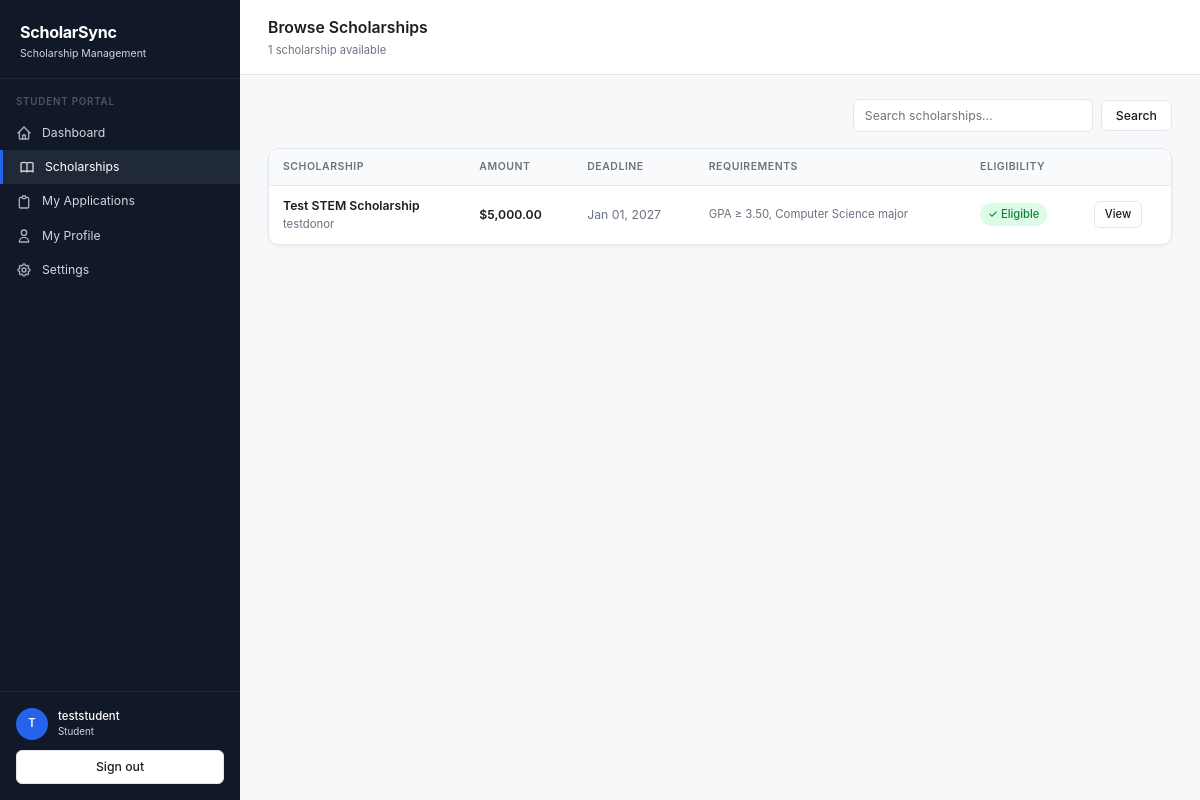
The app's page /student/scholarships (signed in) with its own data.
### app/models/user.py (models this page shows, shortened)
class User(UserMixin, db.Model):
    __tablename__ = "users"
    id = db.Column(db.Integer, primary_key=True)
    username = db.Column(db.String(64), unique=True, nullable=False, index=True)
    password_hash = db.Column(db.String(256), nullable=False)
    role = db.Column(db.String(16), nullable=False)  # student | donor | admin
    created_at = db.Column(db.DateTime, default=db.func.now())
    student_profile = db.relationship("Student", back_populates="user", uselist=False)
    donor_profile = db.relationship("Donor", back_populates="user", uselist=False)

### app/models/scholarship.py (models this page shows, shortened)
class Scholarship(db.Model):
    __tablename__ = "scholarships"
    id = db.Column(db.Integer, primary_key=True)
    donor_id = db.Column(db.Integer, db.ForeignKey("donors.id"), nullable=False)
    title = db.Column(db.String(256), nullable=False)
    description = db.Column(db.Text)
    amount = db.Column(db.Numeric(12, 2), nullable=False)
    deadline = db.Column(db.Date)
    is_active = db.Column(db.Boolean, default=True)
    slots = db.Column(db.Integer, default=1)
    category = db.Column(db.String(64))
    created_at = db.Column(db.DateTime, default=db.func.now())
    donor = db.relationship("Donor", back_populates="scholarships")
    criteria = db.relationship(
        "EligibilityCriteria", back_populates="scholarship", uselist=False, cascade="all, delete-orphan"
    )
    applications = db.relationship("Application", back_populates="scholarship", lazy="dynamic")

class EligibilityCriteria(db.Model):
    __tablename__ = "eligibility_criteria"
    id = db.Column(db.Integer, primary_key=True)
    scholarship_id = db.Column(
        db.Integer, db.ForeignKey("scholarships.id"), unique=True, nullable=False
    )
    min_gpa = db.Column(db.Numeric(3, 2))
    required_major = db.Column(db.String(100))
    need_based = db.Column(db.Boolean, default=False)
    criterion_text = db.Column(db.Text)
    scholarship = db.relationship("Scholarship", back_populates="criteria")
    def as_display_string(self) -> str:
        parts = []
        if self.min_gpa:
            parts.append(f"GPA ≥ {self.min_gpa}")
        if self.required_major and self.required_major != "Any Major":
            parts.append(f"{self.required_major} major")
        if self.need_based:
            parts.append("Financial need required")
        if self.criterion_text:
            parts.append(self.criterion_text)
        return ", ".join(parts) if parts else "Open to all students"

### app/models/donor.py (models this page shows, shortened)
class Donor(db.Model):
    __tablename__ = "donors"
    id = db.Column(db.Integer, primary_key=True)
    user_id = db.Column(db.Integer, db.ForeignKey("users.id"), unique=True, nullable=False)
    donor_code = db.Column(db.String(20), unique=True)
    name = db.Column(db.String(128))
    donor_type = db.Column(db.String(64))  # Individual | Organization | Corporate
    contact_email = db.Column(db.String(128))
    contact_phone = db.Column(db.String(32))
    address = db.Column(db.String(256))
    profile_completed = db.Column(db.Boolean, default=False)
    created_at = db.Column(db.DateTime, default=db.func.now())
    user = db.relationship("User", back_populates="donor_profile")
    scholarships = db.relationship("Scholarship", back_populates="donor", lazy="dynamic")
    @property
    def display_name(self) -> str:
        return self.name or (self.user.username if self.user else "Unknown")

### app/student/routes.py (the view)
@student.route("/scholarships")
@login_required
@student_required
def scholarships():
    profile = current_user.student_profile
    q = request.args.get("q", "").strip()
    major_filter = request.args.get("major", "").strip()
    query = Scholarship.query.filter_by(is_active=True)
    if q:
        query = query.filter(Scholarship.title.ilike(f"%{q}%"))
    all_scholarships = query.order_by(Scholarship.deadline.asc().nullslast()).all()
    enriched = []
    for sch in all_scholarships:
        eligibility = eligibility_summary(profile, sch)
        enriched.append({"scholarship": sch, "eligibility": eligibility})
    return render_template(
        "student/scholarships.html",
        scholarships=enriched,
        q=q,
        format_currency=format_currency,
        format_date=format_date,
    )

### app/models/student.py (called while the page is built)
    @property
    def gpa_float(self) -> float:
        return float(self.gpa) if self.gpa is not None else 0.0

### app/models/user.py (called while the page is built)
@login_manager.user_loader
def load_user(user_id: str):
    return User.query.get(int(user_id))

### app/services/eligibility.py (called while the page is built, shortened)
def eligibility_summary(student: Optional[Student], scholarship: Scholarship) -> dict:
    eligible, reasons = check_eligibility(student, scholarship)
    if eligible:
        return {
            "eligible": True,
            "reasons": [],
            "label": "You meet all requirements",
            "css_class": "status-success",
        }

### app/student/routes.py (called while the page is built)
def student_required(f):
    @wraps(f)
    def decorated(*args, **kwargs):
        if not current_user.is_authenticated or current_user.role != "student":
            abort(403)
        return f(*args, **kwargs)
    return decorated

### app/utils/helpers.py (called while the page is built)
def format_currency(value) -> str:
    try:
        return f"${float(value):,.2f}"
    except (TypeError, ValueError):
        return "$0.00"

def format_date(value, fmt: str = "%b %d, %Y") -> str:
    if value is None:
        return "—"
    if hasattr(value, "strftime"):
        return value.strftime(fmt)
    return str(value)

### app/templates/student/scholarships.html (shortened to what this page needs)
{% extends "base.html" %}
{% block page_title %}Browse Scholarships{% endblock %}
{% block page_subtitle %}<p class="page-subtitle">{{ scholarships|length }} scholarship{{ 's' if scholarships|length != 1 }} available</p>{% endblock %}
{% block sidebar %}{% include "shared/sidebar_student.html" %}{% endblock %}
{% block content %}
<div class="section-header">
  <form method="GET" class="search-bar">
    <input type="text" name="q" value="{{ q }}" placeholder="Search scholarships…">
    <button type="submit" class="btn btn-secondary">Search</button>
  </form>
</div>
{% if scholarships %}
<div class="table-wrapper">
  <table>
    <thead>
      <tr>
        <th>Scholarship</th>
        <th>Amount</th>
        <th>Deadline</th>
        <th>Requirements</th>
        <th>Eligibility</th>
        <th></th>
      </tr>
    </thead>
    <tbody>
      {% for item in scholarships %}
      {% set sch = item.scholarship %}
      {% set elig = item.eligibility %}
      <tr>
        <td>
          <div class="fw-600">{{ sch.title }}</div>
          <div class="text-sm td-muted">{{ sch.donor.display_name }}</div>
        </td>
        <td class="fw-600">{{ format_currency(sch.amount) }}</td>
        <td class="td-muted">
          {% if sch.deadline %}
            {% set days = (sch.deadline - today)|string if today is defined else '' %}
            {{ format_date(sch.deadline) }}
          {% else %}
            Open
          {% endif %}
        </td>
        <td class="td-muted text-sm">
          {% if sch.criteria %}
            {{ sch.criteria.as_display_string() }}
          {% else %}
            Open to all
          {% endif %}
        </td>
        <td>
          {% if elig.eligible == true %}
            <span class="elig-badge elig-met">✓ Eligible</span>
          {% elif elig.eligible == false %}
            <span class="elig-badge elig-unmet">⚠ Check reqs</span>
          {% else %}
            <span class="elig-badge elig-unknown">Profile needed</span>
          {% endif %}
        </td>
        <td>
          <a href="{{ url_for('student.scholarship_detail', scholarship_id=sch.id) }}" class="btn btn-secondary btn-sm">View</a>
        </td>
      </tr>
      {% endfor %}
    </tbody>
  </table>
</div>
{% else %}
<div class="empty-state card" style="padding:48px;">
  <div class="empty-title">No scholarships found</div>
  <div class="empty-desc">{% if q %}Try a different search term.{% else %}No active scholarships are available right now.{% endif %}</div>
</div>
{% endif %}
{% endblock %}

### app/templates/base.html (shortened to what this page needs)
<!DOCTYPE html>
<html lang="en">
<head>
  <link rel="stylesheet" href="{{ url_for('static', filename='css/main.css') }}">
</head>
<body>
<div class="app-layout">
  <aside class="sidebar">
    <div class="sidebar-brand">
      <div class="sidebar-brand-name">ScholarSync</div>
      <div class="sidebar-brand-sub">Scholarship Management</div>
    </div>
    {% block sidebar %}{% endblock %}
    <div class="sidebar-footer">
      <div class="sidebar-user">
        <div class="sidebar-avatar">{{ current_user.username[0].upper() }}</div>
        <div class="sidebar-user-info">
          <div class="sidebar-username">{{ current_user.username }}</div>
          <div class="sidebar-role">{{ current_user.role }}</div>
        </div>
      </div>
      <a href="{{ url_for('auth.logout') }}" class="btn btn-secondary" style="width:100%; justify-content:center;">
        Sign out
      </a>
    </div>
  </aside>
  <main class="main-content">
    <div class="page-header">
      <div>
        <h1 class="page-title">{% block page_title %}{% endblock %}</h1>
        {% block page_subtitle %}{% endblock %}
      </div>
    </div>
    <div class="page-body">
      {% block content %}{% endblock %}
    </div>
  </main>
</div>
</body>
</html>

### records on screen
User: username "T", username "teststudent", role "Student"
Scholarship: title "Test STEM Scholarship", amount "$5,000.00", deadline "Jan 01, 2027"
Donor: donor.display_name "testdonor"
EligibilityCriteria: criteria.as_display_string "GPA ≥ 3.50, Computer Science major"

### other values on screen
{{ scholarships|length }} "1"
